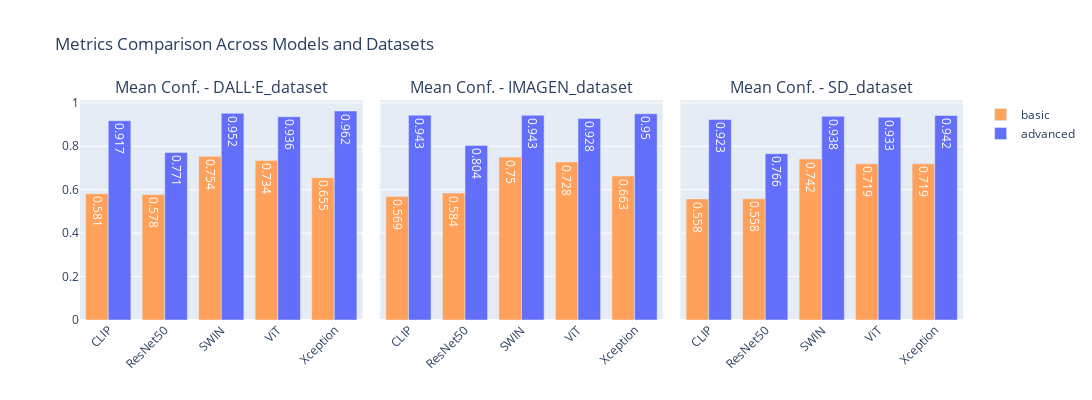

Write notebook code for a chart like this one.
### Code cell
# Get unique values
metrics = ['Mean Conf.']
datasets = df_long['Omitted Dataset'].unique()
num_rows = len(metrics)
num_cols = len(datasets)

# Create subplot figure
fig = make_subplots(
    rows=num_rows, cols=num_cols,
    subplot_titles=[f"{metric} - {dataset}" for metric in metrics for dataset in datasets],
    shared_yaxes=True,
    horizontal_spacing=0.02,
    vertical_spacing=0.1
)

# Define consistent colors for run types
color_map = {
    'basic': '#FFA15A',     # Blue
    'advanced': '#636EFA'   # Orange
}
legend_added = set()

# Add bar traces with fixed colors
for row_idx, metric in enumerate(metrics, start=1):
    for col_idx, dataset in enumerate(datasets, start=1):
        sub = df_long[(df_long['Metric'] == metric) & (df_long['Omitted Dataset'] == dataset)]
        sub = sub.sort_values(by='Model_base')

        for run_type in sub['Run_type'].unique():
            filtered = sub[sub['Run_type'] == run_type]
            show_legend = run_type not in legend_added
            legend_added.add(run_type)

            fig.add_trace(
                go.Bar(
                    x=filtered['Model_base'],
                    y=filtered['Value'],
                    name=run_type,
                    text=filtered['Value'].round(3),
                    textposition='inside',
                    marker_color=color_map[run_type],
                    showlegend=show_legend  # <-- Only show legend once per run_type
                ),
                row=row_idx, col=col_idx
            )

# Update layout
fig.update_layout(
    height=400 * num_rows,
    width=500 * num_cols,
    title_text='Metrics Comparison Across Models and Datasets',
    showlegend=True,
    barmode='group'
)

fig.update_traces(textfont_color='white')
fig.update_xaxes(tickangle=-45)
fig.write_image('all_metrics_9x9.svg')
fig.show()

### Figure 1 — Plotly figure (JSON) as saved in the notebook; plotly's stock layout.template omitted (floating-point values rounded to 4 significant figures)
{"data": [{"marker": {"color": "#FFA15A"}, "name": "basic", "showlegend": true, "text": [0.581, 0.578, 0.754, 0.734, 0.655], "textfont": {"color": "white"}, "textposition": "inside", "type": "bar", "x": ["CLIP", "ResNet50", "SWIN", "ViT", "Xception"], "xaxis": "x", "y": [0.5812, 0.5775, 0.7538, 0.7341, 0.6552], "yaxis": "y"}, {"marker": {"color": "#636EFA"}, "name": "advanced", "showlegend": true, "text": [0.917, 0.771, 0.952, 0.936, 0.962], "textfont": {"color": "white"}, "textposition": "inside", "type": "bar", "x": ["CLIP", "ResNet50", "SWIN", "ViT", "Xception"], "xaxis": "x", "y": [0.9174, 0.7709, 0.9515, 0.9361, 0.9624], "yaxis": "y"}, {"marker": {"color": "#FFA15A"}, "name": "basic", "showlegend": false, "text": [0.569, 0.584, 0.75, 0.728, 0.663], "textfont": {"color": "white"}, "textposition": "inside", "type": "bar", "x": ["CLIP", "ResNet50", "SWIN", "ViT", "Xception"], "xaxis": "x2", "y": [0.569, 0.5843, 0.7501, 0.7278, 0.6629], "yaxis": "y2"}, {"marker": {"color": "#636EFA"}, "name": "advanced", "showlegend": false, "text": [0.943, 0.804, 0.943, 0.928, 0.95], "textfont": {"color": "white"}, "textposition": "inside", "type": "bar", "x": ["CLIP", "ResNet50", "SWIN", "ViT", "Xception"], "xaxis": "x2", "y": [0.9431, 0.8039, 0.9427, 0.9282, 0.9498], "yaxis": "y2"}, {"marker": {"color": "#FFA15A"}, "name": "basic", "showlegend": false, "text": [0.558, 0.558, 0.742, 0.719, 0.719], "textfont": {"color": "white"}, "textposition": "inside", "type": "bar", "x": ["CLIP", "ResNet50", "SWIN", "ViT", "Xception"], "xaxis": "x3", "y": [0.5575, 0.5581, 0.7415, 0.7194, 0.7194], "yaxis": "y3"}, {"marker": {"color": "#636EFA"}, "name": "advanced", "showlegend": false, "text": [0.923, 0.766, 0.938, 0.933, 0.942], "textfont": {"color": "white"}, "textposition": "inside", "type": "bar", "x": ["CLIP", "ResNet50", "SWIN", "ViT", "Xception"], "xaxis": "x3", "y": [0.9231, 0.766, 0.9377, 0.9334, 0.9418], "yaxis": "y3"}], "layout": {"annotations": [{"font": {"size": 16}, "showarrow": false, "text": "Mean Conf. - DALL·E_dataset", "x": 0.16, "xanchor": "center", "xref": "paper", "y": 1, "yanchor": "bottom", "yref": "paper"}, {"font": {"size": 16}, "showarrow": false, "text": "Mean Conf. - IMAGEN_dataset", "x": 0.5, "xanchor": "center", "xref": "paper", "y": 1, "yanchor": "bottom", "yref": "paper"}, {"font": {"size": 16}, "showarrow": false, "text": "Mean Conf. - SD_dataset", "x": 0.84, "xanchor": "center", "xref": "paper", "y": 1, "yanchor": "bottom", "yref": "paper"}], "barmode": "group", "height": 400, "showlegend": true, "title": {"text": "Metrics Comparison Across Models and Datasets"}, "width": 1500, "xaxis": {"anchor": "y", "domain": [0, 0.32], "tickangle": -45}, "xaxis2": {"anchor": "y2", "domain": [0.34, 0.66], "tickangle": -45}, "xaxis3": {"anchor": "y3", "domain": [0.68, 1], "tickangle": -45}, "yaxis": {"anchor": "x", "domain": [0, 1]}, "yaxis2": {"anchor": "x2", "domain": [0, 1], "matches": "y", "showticklabels": false}, "yaxis3": {"anchor": "x3", "domain": [0, 1], "matches": "y", "showticklabels": false}}}
